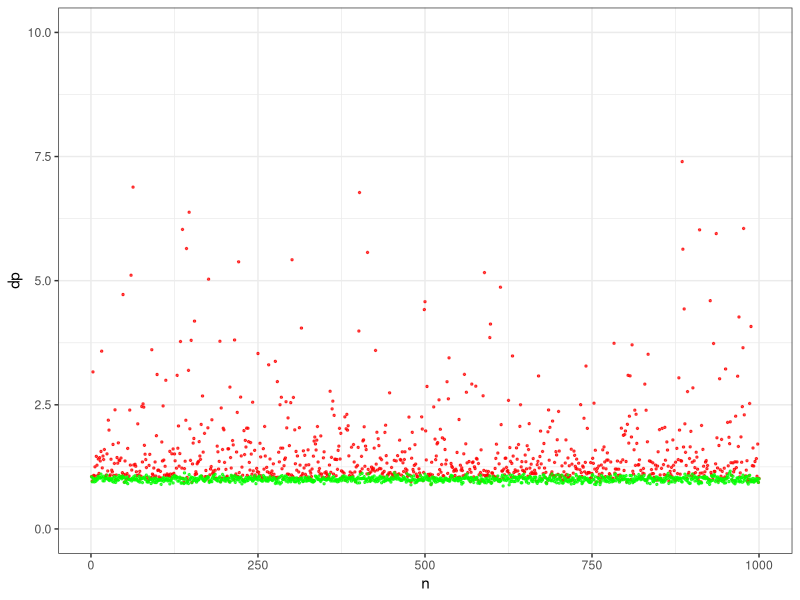
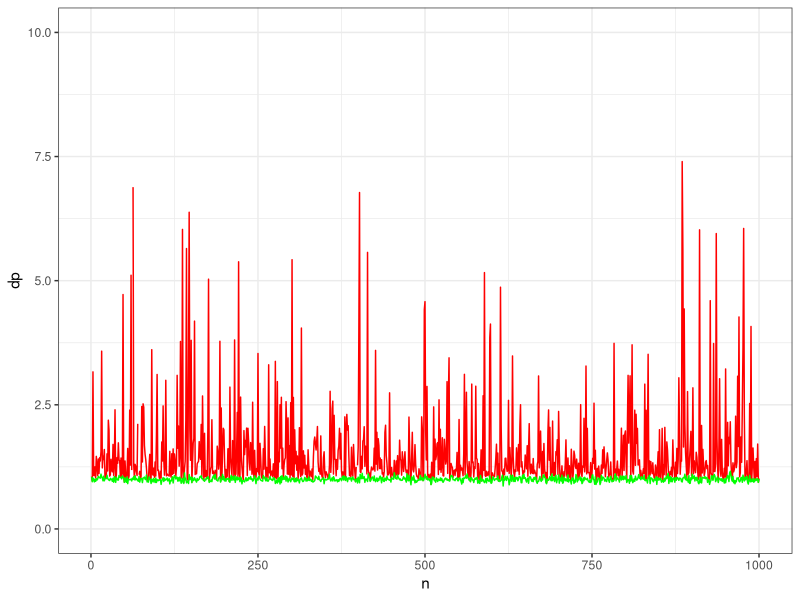
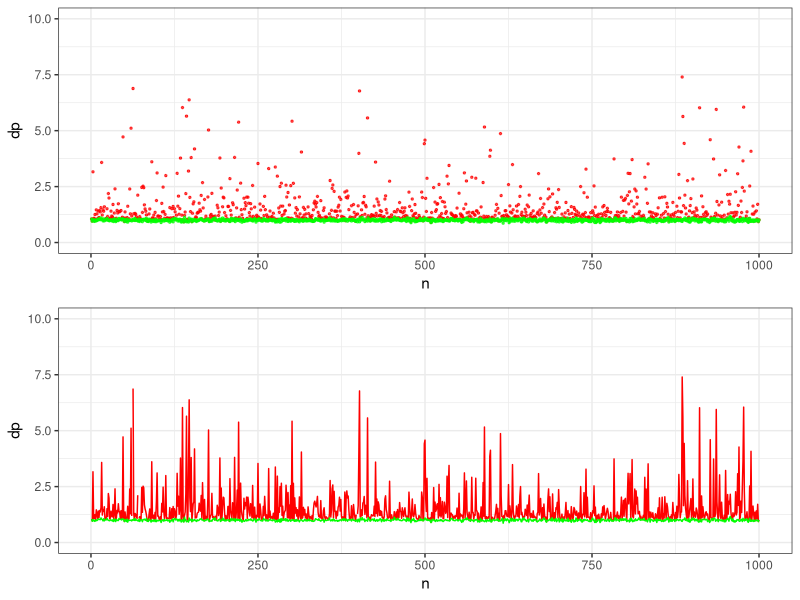

Write the R code that produced these figures, in order.
##
## q3regression.r
##
## Differentially private regression
##
## JH 2019/03/10
##



### PART (A)

# optimal upper bound found in previous part
b.optimal <- 15

# data generating process
dgp <- function (n, lambda=10) {
  rpois(n, lambda)
}

# sign function
sgn <- function(x) {
  return(ifelse(x < 0, -1, 1))
}

# clamping helper function
clamp <- function (data, a, b) {
  data.clamped <- data
  data.clamped[data < a] <- a
  data.clamped[data > b] <- b
  data.clamped
}

# laplace random draws
rlap <- function(mu=0, s=1, size=1) {
  p <- runif(size) - 0.5
  draws <- mu - s * sgn(p) * log(1 - 2 * abs(p))
  draws
}

# differentially private mean release
dpmean <- function (data, epsilon, a=0, b) {
  mean.actual <- mean(clamp(data, a, b))
  
  # generate noise by Laplace mechanism
  data.len <- length(data)
  sensitivity <- (b - a) / data.len
  laplace.shift <- sensitivity / epsilon
  noise <- rlap(s=laplace.shift, size=1)
  
  # inject noise
  mean.noisy <- mean.actual + noise
  
  # apply clamping
  mean.clamped <- clamp(mean.noisy, a, b)
}


# Differentially private regression slope release (from provided code)
dpslope <- function (y, x, ylower=0, yupper=b.optimal, xlower=0, xupper=b.optimal, eps1, eps2){
  x <- clamp(x, xlower, xupper)
  y <- clamp(y, ylower, yupper)
  
  n <- length(x)
  sens.sxy <- (xupper - xlower) * (yupper - ylower)
  sens.sxx  <- (xupper - xlower)^2
  
  scale.sxy <- sens.sxy / eps1
  scale.sxx <- sens.sxx / eps2
  
  sensitive.value <- sum((x - mean(x)) * (y - mean(y))) / sum((x - mean(x))^2) 
  
  release.sxy <- sum((x - mean(x)) * (y - mean(y))) + rlap(mu=0, s=scale.sxy, size=1)
  release.sxx <- sum((x - mean(x))^2) + rlap(mu=0, s=scale.sxx, size=1)
  
  postprocess.beta <- release.sxy / release.sxx
  postprocess.beta
}

# Differentially private linear regression release of intercept and slope
dpregression <- function (y, x, ylower=0, yupper=b.optimal, xlower=0, xupper=b.optimal, epsilon) {
  x <- clamp(x, xlower, xupper)
  y <- clamp(y, ylower, yupper)
  
  # calculate dp slope
  dpbeta <- dpslope(y, x, ylower, yupper, xlower, xupper, epsilon / 4, epsilon / 4)
  
  # calculate dp intercept
  dpmean.x <- dpmean(x, epsilon / 4, b=xupper)
  dpmean.y <- dpmean(y, epsilon / 4, b=yupper)
  dpalpha <- dpmean.y - dpbeta * dpmean.x
  
  list(dpalpha=dpalpha, dpbeta=dpbeta)
}



### PART (B)

n <- 1000
alpha <- 1
beta <- 1
sigma <- 1
epsilon <- 1

# mean squared residuals for quantifying utility
msr <- function (y, x, beta.hat, alpha.hat) {
  sum((y - beta.hat * x - alpha.hat)^2) / length(y)
}

simulate <- function(n.trials=100) {
  msrs.dp <- vector("numeric", n.trials)
  msrs.non <- vector("numeric", n.trials)
  for (i in 1:n.trials) {
    # generate data
    x <- dgp(n, lambda=10)
    y <- beta * x + alpha + rnorm(n, 0, sigma)
    
    # calculate differentially private release
    results.dp <- dpregression(y, x, epsilon=epsilon)
    msrs.dp[i] <- msr(y, x, results.dp$dpbeta, results.dp$dpalpha)
    
    # calculate non-private release
    results.non <- lm(y ~ x)
    msrs.non[i] <- msr(y, x, coef(results.non)[[2]], coef(results.non)[[1]])
  }
  data.frame(n=(1:n.trials), dp=msrs.dp, non=msrs.non)
}

msrs.data <- simulate(1000)

# visualize
library(ggplot2)
y.window <- c(0, 10)

# monte carlo scatterplot
msrs.scatterplot <- ggplot(msrs.data, aes(x=n)) +
  geom_point(aes(y=dp), color="red", alpha=0.7, size=0.5) +
  geom_point(aes(y=non), color="green", alpha=0.7, size=0.5) +
  ylim(y.window) +
  theme_bw(); msrs.scatterplot

# monte carlo traceplot
msrs.traceplot <- ggplot(msrs.data, aes(x=n)) +
  geom_line(aes(y=dp), color="red") +
  geom_line(aes(y=non), color="green") +
  ylim(y.window) +
  theme_bw(); msrs.traceplot

# distribution histograms
#hist(msrs.data$dp[msrs.data$dp < 10]) # uncomment if no ggplot

library(gridExtra)
gridplots <- grid.arrange(msrs.scatterplot, msrs.traceplot)

ggsave("msrs.jpg", gridplots)

